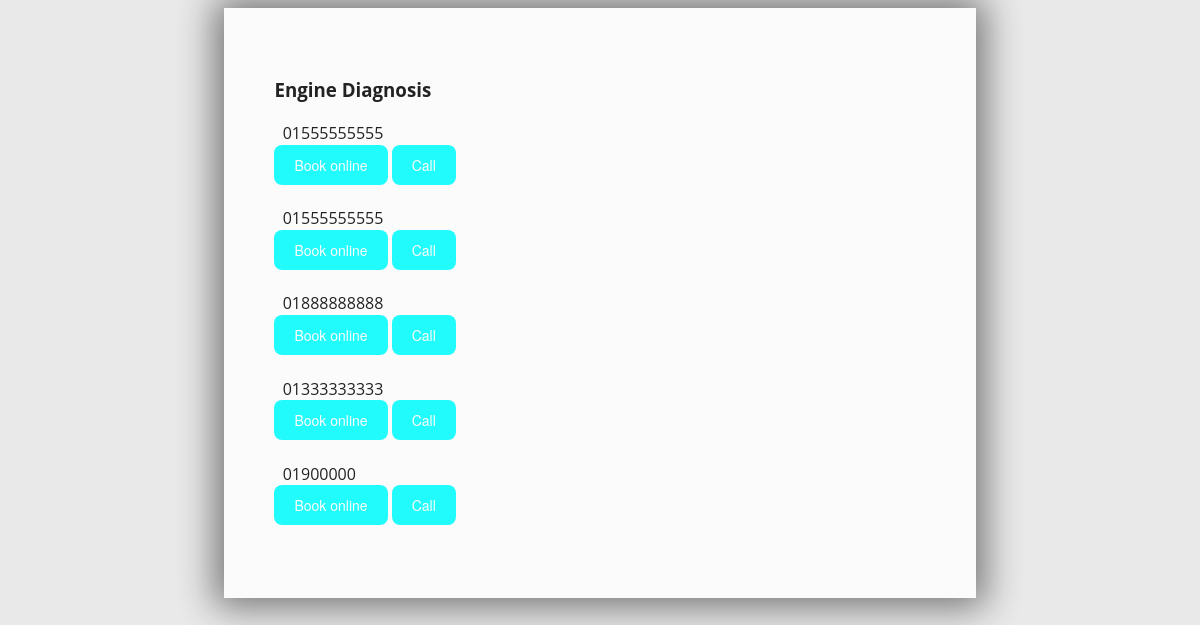
/Project/engine.php, run on the app's committed database.
### tables this page shows
CREATE TABLE `vendor_info` (
  `vendor_id` int(11) NOT NULL,
  `vendor_name` varchar(255) NOT NULL,
  `vendor_phone_number` varchar(11) NOT NULL,
  `vendor_email` varchar(100) NOT NULL,
  `password` varchar(16) DEFAULT NULL
);

### Project/engine.php (the view, shortened to what this page needs)
<?php
	include("dbcon/conn.php");
?>
<!DOCTYPE html>
<html lang="en">
<head>
</head>
<body>
    <div class="container">
        <h3>Engine Diagnosis</h3>
    <?php
        $sql="Select * from vendor_info";
        $result=mysqli_query($conn,$sql);
        if(mysqli_num_rows($result)>0){
            while($row=mysqli_fetch_assoc($result)){
                echo "<tr><td>".$row["vendor_shop_name"]."&nbsp;&nbsp;<tr><td>".$row["vendor_phone_number"]."&nbsp;&nbsp;<tr><td>".$row["vendor_address"];
                ?>
                <form action="engine_index.php" method='POST'>
                    <button class="button" name="submit">Book online</button>
                    <button class="button" onclick="location.href='owner_login.php'">Call</button>
                </form>
                <br>
        <?php
            }
        }
    ?>
    </div>
</body>
</html>

### Project/engine.php (style rules this page uses)
body { font: 100% / 1.414 "Open Sans", "Roboto", arial, sans-serif; background: #e9e9e9; background-repeat: no-repeat; background-size: cover; image-rendering: pixelated; }
.container { top:0; bottom:0; margin: auto; padding: 50px; background-color:#FFFFFF; height:100%; width:55%; right:calc(50% - 50px); box-shadow: 0 0 35px 9px #00000096; color:black; opacity: .85; }
.button { background-color: cyan; border-radius: 8px; border-style: none; box-sizing: border-box; color: #FFFFFF; cursor: pointer; display: inline-block; font-family: "Haas Grot Text R Web", "Helvetica Neue", Helvetica, Arial, sans-serif; font-size: 14px; font-weight: 500; height: 40px; line-height: 20px; list-style: none; margin: 0; outline: none; padding: 10px 20px; position: relative; text-align: center; text-decoration: none; transition: color 100ms; vertical-align: baseline; user-select: none; -webkit-user-select: none; touch-action: manipulation; }

### data on the page
vendor_info: vendor_phone_number "01555555555"
vendor_info: vendor_phone_number "01555555555"
vendor_info: vendor_phone_number "01888888888"
vendor_info: vendor_phone_number "01333333333"
vendor_info: vendor_phone_number "01900000"
